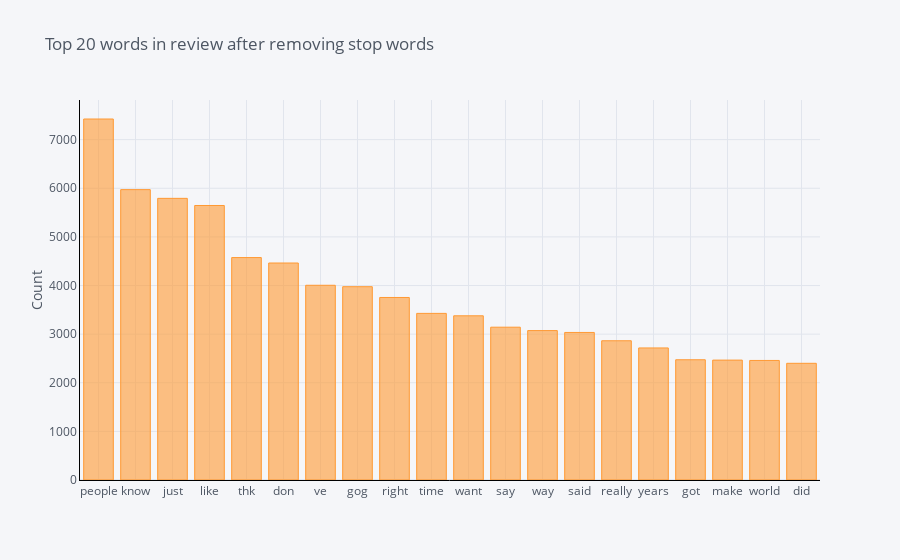

Notebook code cell kept with this figure:
### Markdown cell above
## The distribution of top unigrams after removing stop words

### Code cell
def get_top_n_words(corpus, n=None):
    vec = CountVectorizer(stop_words = 'english').fit(corpus)
    bag_of_words = vec.transform(corpus)
    sum_words = bag_of_words.sum(axis=0) 
    words_freq = [(word, sum_words[0, idx]) for word, idx in vec.vocabulary_.items()]
    words_freq =sorted(words_freq, key = lambda x: x[1], reverse=True)
    return words_freq[:n]
common_words = get_top_n_words(df['text'], 20)
df2 = pd.DataFrame(common_words, columns = ['text' , 'count'])
df2
df2.groupby('text').sum()['count'].sort_values(ascending=False).iplot(
    kind='bar', yTitle='Count', linecolor='black', title='Top 20 words in review after removing stop words')

### Figure 1 — Plotly figure (JSON) as saved in the notebook; plotly's stock layout.template omitted (floating-point values rounded to 4 significant figures)
{"data": [{"marker": {"color": "rgba(255, 153, 51, 0.6)", "line": {"color": "rgba(255, 153, 51, 1.0)", "width": 1}}, "name": "count", "orientation": "v", "text": "", "type": "bar", "x": ["people", "know", "just", "like", "thk", "don", "ve", "gog", "right", "time", "want", "say", "way", "said", "really", "years", "got", "make", "world", "did"], "y": [7425, 5972, 5793, 5646, 4575, 4463, 4005, 3976, 3754, 3427, 3377, 3143, 3073, 3035, 2864, 2716, 2473, 2466, 2459, 2400]}], "layout": {"legend": {"bgcolor": "#F5F6F9", "font": {"color": "#4D5663"}}, "paper_bgcolor": "#F5F6F9", "plot_bgcolor": "#F5F6F9", "title": {"font": {"color": "#4D5663"}, "text": "Top 20 words in review after removing stop words"}, "xaxis": {"gridcolor": "#E1E5ED", "linecolor": "black", "showgrid": true, "tickfont": {"color": "#4D5663"}, "title": {"font": {"color": "#4D5663"}, "text": ""}, "zerolinecolor": "#E1E5ED"}, "yaxis": {"gridcolor": "#E1E5ED", "linecolor": "black", "showgrid": true, "tickfont": {"color": "#4D5663"}, "title": {"font": {"color": "#4D5663"}, "text": "Count"}, "zerolinecolor": "#E1E5ED"}}}
